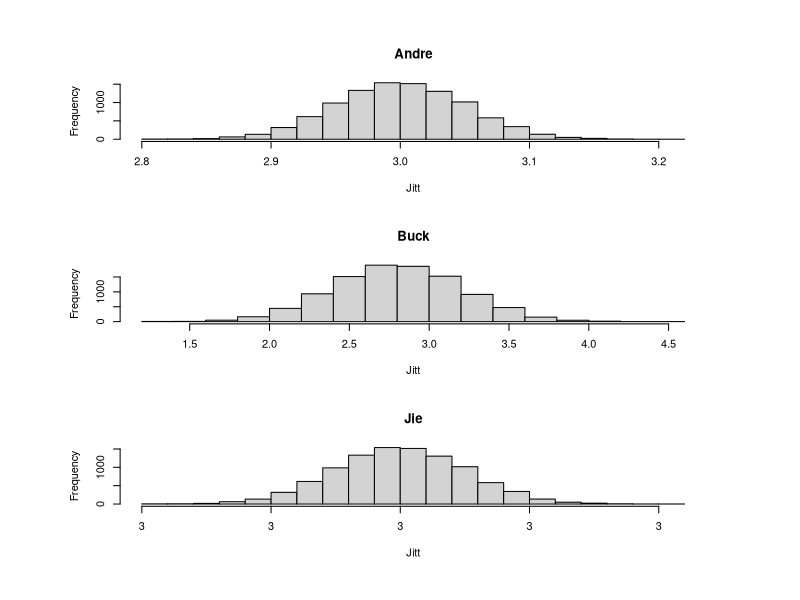

The R source for this figure:
GenJitter <- function(JitterType,Initial,lower,upper,sdJitter)
{
  
  if (JitterType==1)
   {
    ifound = 0;
    ParValue = Initial;
    while (ifound ==0)
     {
       eps = rnorm(1,0,1);
       if (eps > 0)
        ParValue = Initial + eps*(upper-Initial)*sdJitter/4.0
      else
        ParValue = Initial + eps*(Initial-lower)*sdJitter/4.0
      if (ParValue > lower && ParValue < upper) ifound = 1;
    }
   }
  
  # Buck's version
   if (JitterType==2)
    {
     d = upper - lower;
     lower = lower+0.001*d;                        #shrink lower bound
     upper = upper-0.001*d;                        #shrink upper bound
     d = upper - lower;                            #shrink interval
     lp = Initial - 0.5*d*sdJitter;
     up = Initial + 0.5*d*sdJitter;
     eps = rnorm(1,0,1);
      rp = Initial + (eps-0.5)*d*sdJitter;
     if (rp > upper)
      {rp = lp - (rp-upper);}
     else
       if (rp < lower) {rp = up + (lower-rp);}
     ParValue = rp;
    }

   # Jie's version
   if (JitterType==3)
    {
     eps = rnorm(1,0,1);
     tem1 = 0.5*eps*sdJitter*log( (upper-lower+0.0000003)/(Initial-lower+0.0000001)-1.0);
     ParValue = lower+(upper-lower)/(1.0+exp(-2.0*tem1));
   }
 return(ParValue)  
}

lower <- 1; upper <- 5; Initial <- 3; sdJitter <- 0.1
Nsim <- 10000

Jitt <- rep(0,Nsim)

Titles <- c("Andre","Buck","Jie")
par(mfrow=c(3,1),oma=c(2,5,2,5))
for (JitterType  in 1:3)
{
  set.seed(125)
  for (Isim in 1:Nsim)
  Jitt[Isim] <- GenJitter(JitterType,Initial,lower,upper,sdJitter)
 hist(Jitt,main=Titles[JitterType])
}

  
  

  
  
